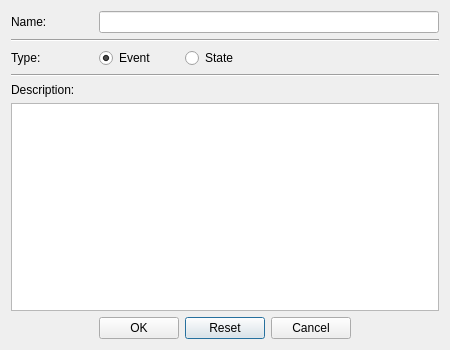
<?xml version="1.0" encoding="UTF-8"?>
<ui version="4.0">
 <class>EditPhenomenon</class>
 <widget class="QDialog" name="EditPhenomenon">
  <property name="geometry">
   <rect>
    <x>0</x>
    <y>0</y>
    <width>450</width>
    <height>350</height>
   </rect>
  </property>
  <property name="sizePolicy">
   <sizepolicy hsizetype="Fixed" vsizetype="Fixed">
    <horstretch>0</horstretch>
    <verstretch>0</verstretch>
   </sizepolicy>
  </property>
  <property name="windowTitle">
   <string>Edit Phenomenon</string>
  </property>
  <layout class="QGridLayout" name="gridLayout">
   <item row="6" column="2">
    <widget class="QPushButton" name="resetButton">
     <property name="text">
      <string>Reset</string>
     </property>
    </widget>
   </item>
   <item row="6" column="1">
    <widget class="QPushButton" name="okButton">
     <property name="text">
      <string>OK</string>
     </property>
    </widget>
   </item>
   <item row="6" column="3">
    <widget class="QPushButton" name="cancelButton">
     <property name="text">
      <string>Cancel</string>
     </property>
    </widget>
   </item>
   <item row="6" column="0">
    <spacer name="horizontalSpacer">
     <property name="orientation">
      <enum>Qt::Horizontal</enum>
     </property>
     <property name="sizeHint" stdset="0">
      <size>
       <width>40</width>
       <height>20</height>
      </size>
     </property>
    </spacer>
   </item>
   <item row="4" column="0">
    <widget class="QLabel" name="phenomenaLabel">
     <property name="text">
      <string>Description:</string>
     </property>
     <property name="alignment">
      <set>Qt::AlignLeading|Qt::AlignLeft|Qt::AlignTop</set>
     </property>
    </widget>
   </item>
   <item row="2" column="0">
    <widget class="QLabel" name="typeLabel">
     <property name="text">
      <string>Type:</string>
     </property>
    </widget>
   </item>
   <item row="0" column="0">
    <widget class="QLabel" name="nameLabel">
     <property name="text">
      <string>Name:</string>
     </property>
    </widget>
   </item>
   <item row="2" column="1">
    <widget class="QRadioButton" name="eventRadio">
     <property name="text">
      <string>Event</string>
     </property>
     <property name="checked">
      <bool>true</bool>
     </property>
    </widget>
   </item>
   <item row="2" column="2">
    <widget class="QRadioButton" name="stateRadio">
     <property name="text">
      <string>State</string>
     </property>
    </widget>
   </item>
   <item row="6" column="4">
    <spacer name="horizontalSpacer_2">
     <property name="orientation">
      <enum>Qt::Horizontal</enum>
     </property>
     <property name="sizeHint" stdset="0">
      <size>
       <width>40</width>
       <height>20</height>
      </size>
     </property>
    </spacer>
   </item>
   <item row="5" column="0" colspan="5">
    <widget class="QTextEdit" name="descriptionTextEdit"/>
   </item>
   <item row="3" column="0" colspan="5">
    <widget class="Line" name="line_2">
     <property name="orientation">
      <enum>Qt::Horizontal</enum>
     </property>
    </widget>
   </item>
   <item row="1" column="0" colspan="5">
    <widget class="Line" name="line">
     <property name="orientation">
      <enum>Qt::Horizontal</enum>
     </property>
    </widget>
   </item>
   <item row="0" column="1" colspan="4">
    <widget class="QLineEdit" name="nameLineEdit"/>
   </item>
  </layout>
 </widget>
 <resources/>
 <connections/>
</ui>
